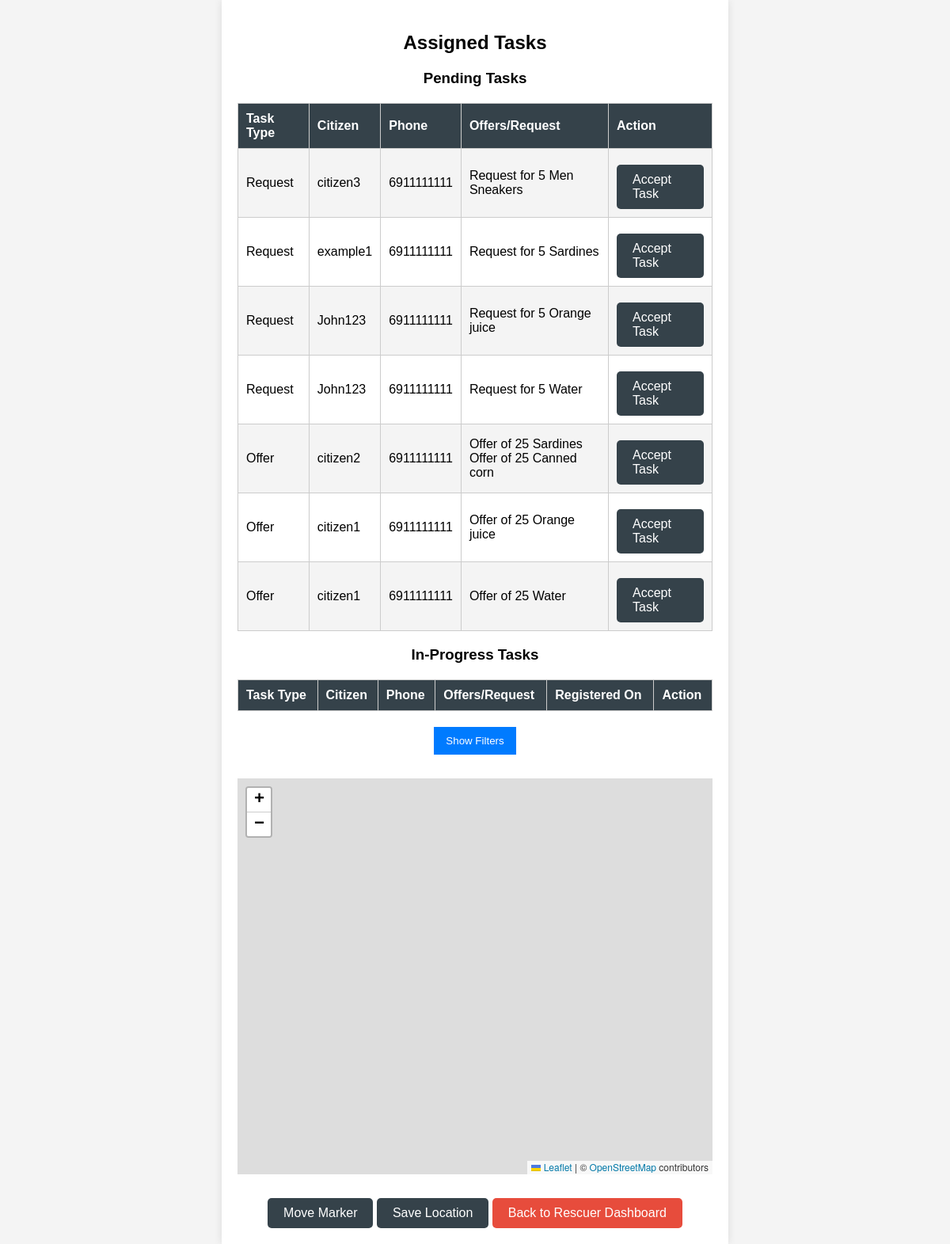
The page /actions/view_assigned_tasks.php (signed in) on the database its author committed.
### tables this page shows
CREATE TABLE `tasks` (
  `task_id` int(11) NOT NULL,
  `task_type` enum('offer','request') NOT NULL,
  `offer_id` int(11) DEFAULT NULL,
  `request_id` int(11) DEFAULT NULL,
  `status` enum('pending','in_progress','completed') NOT NULL DEFAULT 'pending',
  `created_at` timestamp NOT NULL DEFAULT current_timestamp(),
  `completed_at` timestamp NULL DEFAULT NULL,
  `latitude` decimal(10,8) NOT NULL,
  `longitude` decimal(11,8) NOT NULL,
  `rescuer_id` int(11) DEFAULT NULL,
  `collected_at` datetime DEFAULT NULL
);

CREATE TABLE `users` (
  `id` int(11) NOT NULL,
  `fullname` varchar(100) NOT NULL,
  `phone` varchar(15) NOT NULL,
  `username` varchar(50) NOT NULL,
  `password` varchar(255) NOT NULL,
  `role` enum('admin','rescuer','citizen') NOT NULL,
  `latitude` float DEFAULT NULL,
  `longitude` float DEFAULT NULL
);

### actions/view_assigned_tasks.php (the view, shortened to what this page needs)
<?php
include '../db_connect.php';
$sql_pending = "
    SELECT
        t.task_id,
        t.task_type,
        t.status,
        u.fullname AS citizen_name,
        u.phone AS citizen_phone,
        IF(t.task_type = 'offer', o.item_ids, r.quantity) AS item_details,
        IF(t.task_type = 'offer', NULL, i.name) AS item_name,
        t.latitude,
        t.longitude,
        t.rescuer_id
    FROM tasks t
    LEFT JOIN offers o ON t.offer_id = o.id
    LEFT JOIN requests r ON t.request_id = r.id
    LEFT JOIN items i ON r.item_id = i.id
    LEFT JOIN users u ON (o.user_id = u.id OR r.user_id = u.id)
    WHERE t.status = 'pending'
    ORDER BY t.created_at DESC
";
$result_pending = $conn->query($sql_pending);
$pending_tasks = [];
if ($result_pending && $result_pending->num_rows > 0) {
    while ($row = $result_pending->fetch_assoc()) {
        $pending_tasks[] = $row;
    }
}
$all_items_query = "SELECT id, name FROM items";
$all_items_result = $conn->query($all_items_query);
$items = [];
if ($all_items_result && $all_items_result->num_rows > 0) {
    while ($item_row = $all_items_result->fetch_assoc()) {
        $items[$item_row['id']] = $item_row['name'];
    }
}
?>
<!DOCTYPE html>
<html lang="en">
<head>
    <link rel="stylesheet" href="../style/styles.css">
    <link rel="stylesheet" href="https://unpkg.com/leaflet/dist/leaflet.css">
</head>
<body>
<div class="container">
    <h2>Assigned Tasks</h2>
    <h3>Pending Tasks</h3>
    <table>
        <tr>
            <th>Task Type</th>
            <th>Citizen</th>
            <th>Phone</th>
            <th>Offers/Request</th>
            <th>Action</th>
        </tr>
        <?php foreach ($pending_tasks as $task): ?>
            <tr>
                <td><?php echo ucfirst($task['task_type']); ?></td>
                <td><?php echo htmlspecialchars($task['citizen_name']); ?></td>
                <td><?php echo htmlspecialchars($task['citizen_phone']); ?></td>
                <td>
                    <?php
                    if ($task['task_type'] == 'offer') {
                        $offer_items = explode(',', $task['item_details']);
                        foreach ($offer_items as $item) {
                            if (strpos($item, ':') !== false) {
                                list($item_id, $quantity) = explode(':', $item);
                                if (isset($items[$item_id])) {
                                    echo "Offer of $quantity " . htmlspecialchars($items[$item_id]) . "<br>";
                                } else {
                                    echo "Offer of $quantity [Unknown Item]<br>";
                                }
                            } else {
                                echo "[Invalid Item Data]<br>";
                            }
                        }
                    } else {
                        echo "Request for " . htmlspecialchars($task['item_details']) . " " . htmlspecialchars($task['item_name']);
                    }
                    ?>
                </td>
                <td>
                    <a href="accept_task.php?task_id=<?php echo $task['task_id']; ?>" class="button">Accept Task</a>
                </td>
            </tr>
        <?php endforeach; ?>
    </table>
    <h3>In-Progress Tasks</h3>
    <table>
        <tr>
            <th>Task Type</th>
            <th>Citizen</th>
            <th>Phone</th>
            <th>Offers/Request</th>
            <th>Registered On</th>
            <th>Action</th>
        </tr>
    </table>
    <button class="filter-button" id="toggleFilters">Show Filters</button>
    <div id="mapContainer" style="height: 500px; margin-top: 20px;"></div>
    <a href="#" id="moveMarkerBtn" class="button">Move Marker</a>
    <a href="#" id="saveMarkerBtn" class="button">Save Location</a>
    <a href="../dashboards/rescuer_dashboard.php" class="back-button">Back to Rescuer Dashboard</a>
    <link rel="stylesheet" href="https://unpkg.com/leaflet.markercluster/dist/MarkerCluster.Default.css" />
</div>
</body>
</html>

### style/styles.css (style rules this page uses)
body { font-family: Arial, sans-serif; margin: 0; padding: 0; background-color: #f4f4f4; display: flex; justify-content: center; align-items: center; height: 100vh; }
.container { width: 90%; max-width: 600px; margin: auto; padding: 20px; background: #fff; box-shadow: 0 0 10px rgba(0, 0, 0, 0.1); text-align: center; }
table { width: 100%; margin-top: 20px; border-collapse: collapse; text-align: left; }
table, th, td { border: 1px solid #cccccc; }
th, td { padding: 10px; }
th { background: #35424a; color: #ffffff; }
tr:nth-child(even) { background: #f4f4f4; }
a { color: #35424a; text-decoration: none; }
.button { display: inline-block; background-color: #35424a; color: #ffffff; padding: 10px 20px; text-decoration: none; border-radius: 5px; margin-top: 10px; }
.back-button { background-color: #e74c3c; color: white; padding: 10px 20px; text-decoration: none; border-radius: 5px; margin-top: 30px; display: inline-block; font-size: 16px; }

### actions/view_assigned_tasks.php (style rules this page uses)
.filter-button { background-color: #007bff; color: white; padding: 10px 15px; border: none; cursor: pointer; margin-top: 20px; margin-bottom: 10px; }

### rows shown on the page
tasks: task_type "Request", users.fullname "citizen3", users.phone "6911111111", item_details "5", item_name "Men Sneakers"
tasks: task_type "Request", users.fullname "example1", users.phone "6911111111", item_details "5", item_name "Sardines"
tasks: task_type "Request", users.fullname "John123", users.phone "6911111111", item_details "5", item_name "Orange juice"
tasks: task_type "Request", users.fullname "John123", users.phone "6911111111", item_details "5", item_name "Water"
tasks: task_type "Offer", users.fullname "citizen2", users.phone "6911111111", quantity "25", item_id "Sardines", item_id "Canned corn"
tasks: task_type "Offer", users.fullname "citizen1", users.phone "6911111111", quantity "25", item_id "Orange juice"
tasks: task_type "Offer", users.fullname "citizen1", users.phone "6911111111", quantity "25", item_id "Water"
